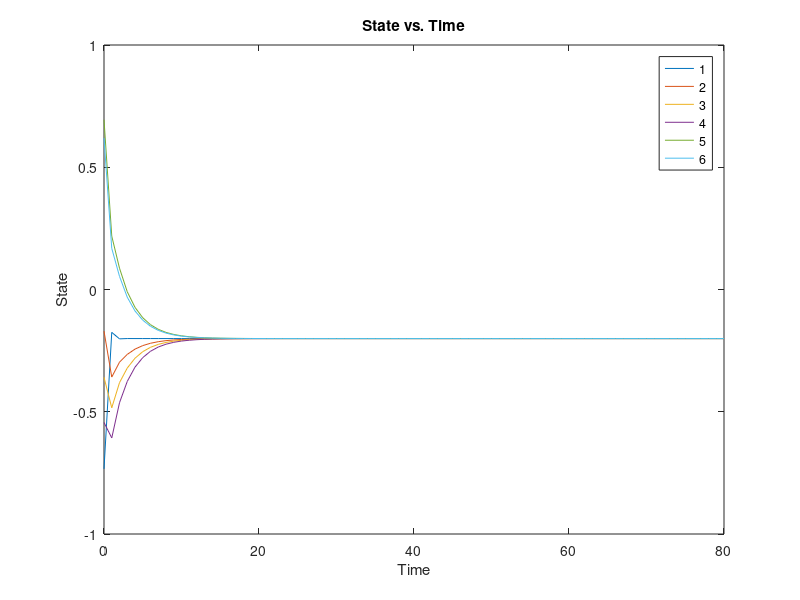
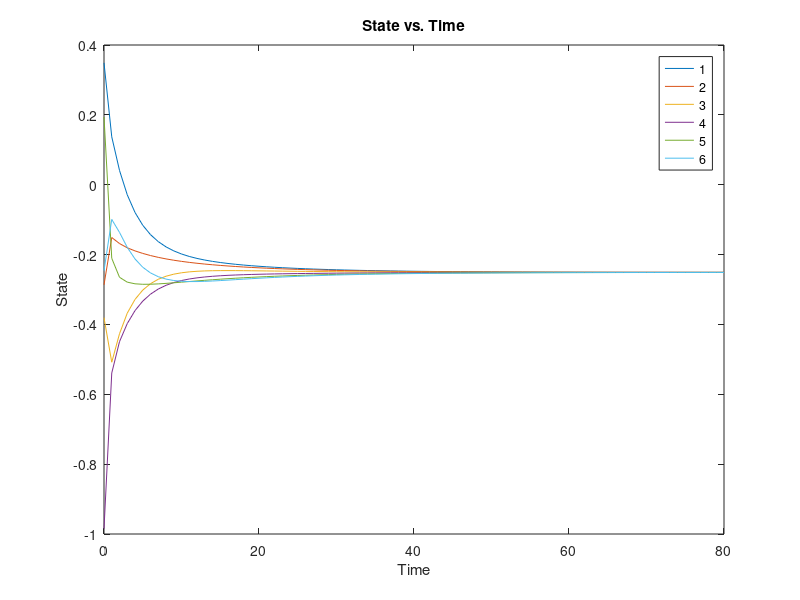

These charts were generated, in order, by the following MATLAB code:
clear all
clc
close all

%A matrix for third problem
a3= [0 0.5 0.5 0.5 0.5 0.5;
    0.5 0 0 0 0 0;
    0.5 0 0 0 0 0;
    0.5 0 0 0 0 0;
    0.5 0 0 0 0 0;
    0.5 0 0 0 0 0];

%A matrix for seventh problem
a7= [0 0.5 0 0 0 0;
    0.5 0 0.5 0 0 0;
    0 0.5 0 0.5 0 0;
    0 0 0.5 0 0.5 0;
    0 0 0 0.5 0 0.5;
    0 0 0 0 0.5 0];


%In degree matrix for third problem
d3= diag([sum(a3(1,:));sum(a3(2,:));sum(a3(3,:));sum(a3(4,:));sum(a3(5,:));sum(a3(6,:))]);
%In degree matrix for seventh problem
d7= diag([sum(a7(1,:));sum(a7(2,:));sum(a7(3,:));sum(a7(4,:));sum(a7(5,:));sum(a7(6,:))]);

%Graph aplacian matrix for third problem
l3= d3-a3;
%Graph aplacian matrix for seventh problem
l7= d7-a7;

%Random initial values for third problem
x3= (2)*rand(1,6)-1;
%Random initial values for seventh problem
x7= (2)*rand(1,6)-1;

for k=1:80
     %for third problem
     x3(k+1,:) = (eye(6)-(inv(eye(6)+d3))*l3)* x3(k,:)';
     %for seventh problem
     x7(k+1,:) = (eye(6)-(inv(eye(6)+d7))*l7)* x7(k,:)';
end

%plot for third problem
figure
plot(0:80,x3)
legend('1','2','3','4','5','6')
title('State vs. Time')
xlabel('Time');
ylabel('State');

%plot for seventh problem
figure
plot(0:80,x7)
legend('1','2','3','4','5','6')
title('State vs. Time')
xlabel('Time');
ylabel('State');
     
    